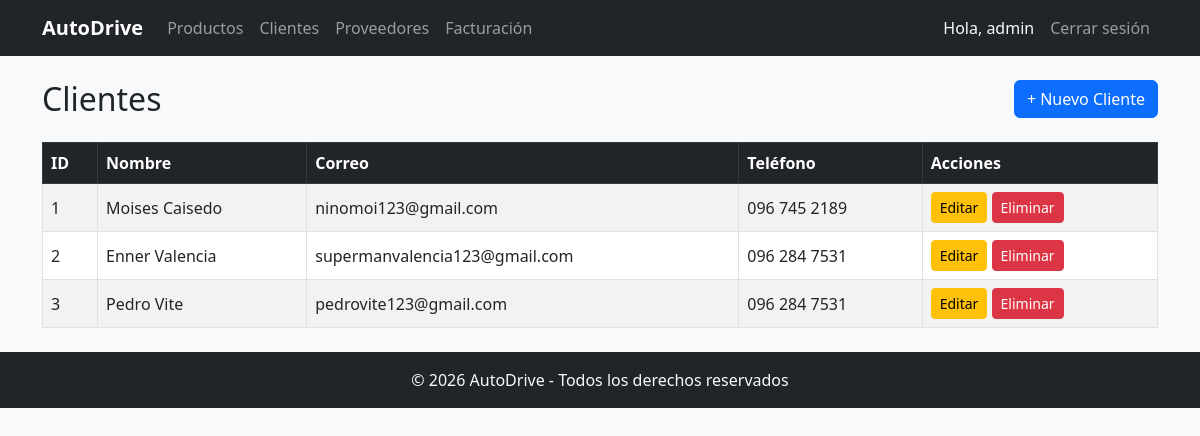
Screenshot of /clientes (signed in) with the database file from the repository.
### tables this page shows
CREATE TABLE usuarios (
            id INTEGER PRIMARY KEY AUTOINCREMENT,
            usuario TEXT UNIQUE NOT NULL,
            password TEXT NOT NULL
        );

CREATE TABLE clientes (
            id INTEGER PRIMARY KEY AUTOINCREMENT,
            nombre TEXT NOT NULL,
            correo TEXT NOT NULL,
            telefono TEXT NOT NULL
        );

### app.py (the view)
@app.route('/clientes')
@login_required
def clientes():
    conn = get_connection()
    cursor = conn.cursor()
    cursor.execute('SELECT * FROM clientes ORDER BY id')
    lista_clientes = cursor.fetchall()
    conn.close()
    return render_template('clientes.html', clientes=lista_clientes)

### app.py (called while the page is built)
def get_connection():
    conn = sqlite3.connect(DB_PATH)
    conn.execute('PRAGMA foreign_keys = ON')
    return conn

@login_manager.user_loader
def load_user(user_id):
    conn = get_connection()
    cursor = conn.cursor()
    cursor.execute('SELECT id, usuario FROM usuarios WHERE id = ?', (user_id,))
    row = cursor.fetchone()
    conn.close()
    if row:
        return Usuario(row[0], row[1])
    return None

### templates/clientes.html (shortened to what this page needs)
{% extends 'base.html' %}
{% block content %}
<div class="d-flex justify-content-between align-items-center mb-4">
    <h2 class="mb-0">Clientes</h2>
    <a href="{{ url_for('nuevo_cliente') }}" class="btn btn-primary">+ Nuevo Cliente</a>
</div>
{% if clientes %}
<table class="table table-striped table-bordered">
    <thead class="table-dark">
        <tr><th>ID</th><th>Nombre</th><th>Correo</th><th>Teléfono</th><th>Acciones</th></tr>
    </thead>
    <tbody>
        {% for c in clientes %}
        <tr>
            <td>{{ c[0] }}</td>
            <td>{{ c[1] }}</td>
            <td>{{ c[2] }}</td>
            <td>{{ c[3] }}</td>
            <td>
                <a href="{{ url_for('editar_cliente', id=c[0]) }}" class="btn btn-sm btn-warning">Editar</a>
                <a href="{{ url_for('eliminar_cliente', id=c[0]) }}" class="btn btn-sm btn-danger"
                   onclick="return confirm('¿Eliminar este cliente?');">Eliminar</a>
            </td>
        </tr>
        {% endfor %}
    </tbody>
</table>
{% else %}
<p class="text-muted">No hay clientes registrados todavía.</p>
{% endif %}
{% endblock %}

### templates/components/navbar.html (shortened to what this page needs)
<nav class="navbar navbar-expand-lg navbar-dark bg-dark">
  <div class="container">
    <a class="navbar-brand" href="{{ url_for('index') }}">AutoDrive</a>
    <div class="collapse navbar-collapse" id="navMenu">
      {% if current_user.is_authenticated %}
      <ul class="navbar-nav me-auto">
        <li class="nav-item"><a class="nav-link" href="{{ url_for('productos') }}">Productos</a></li>
        <li class="nav-item"><a class="nav-link" href="{{ url_for('clientes') }}">Clientes</a></li>
        <li class="nav-item"><a class="nav-link" href="{{ url_for('proveedores') }}">Proveedores</a></li>
        <li class="nav-item"><a class="nav-link" href="{{ url_for('facturacion') }}">Facturación</a></li>
      </ul>
      <ul class="navbar-nav">
        <li class="nav-item">
          <span class="nav-link text-light">Hola, {{ current_user.usuario }}</span>
        </li>
        <li class="nav-item">
          <a class="nav-link" href="{{ url_for('logout') }}">Cerrar sesión</a>
        </li>
      </ul>
      {% else %}
      <ul class="navbar-nav ms-auto">
        <li class="nav-item"><a class="nav-link" href="{{ url_for('login') }}">Iniciar sesión</a></li>
      </ul>
      {% endif %}
    </div>
  </div>
</nav>

### static/css/style.css (style rules this page uses)
body { background-color: #f8f9fa; }
table td, table th { vertical-align: middle; }
.navbar-brand { font-weight: bold; }

### rows the page displays
usuarios: usuario "admin"
clientes: id "1", nombre "Moises Caisedo", correo "ninomoi123@gmail.com", telefono "096 745 2189"
clientes: id "2", nombre "Enner Valencia", correo "supermanvalencia123@gmail.com", telefono "096 284 7531"
clientes: id "3", nombre "Pedro Vite", correo "pedrovite123@gmail.com", telefono "096 284 7531"
